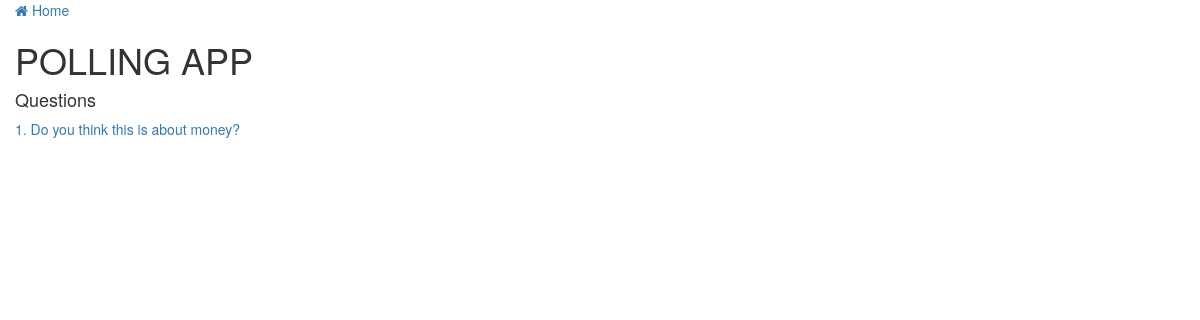
The page /polls/ on the database as committed earlier.
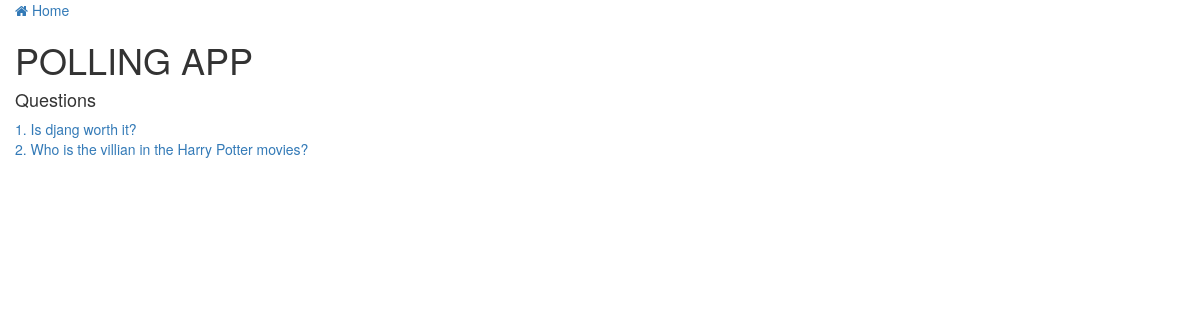
The same page on the database as committed later.
### polls/models.py (models this page shows, shortened)
class Question(models.Model):
    question_text = models.CharField(max_length=255)
    pub_date = models.DateTimeField('Date Published')
    class Meta:
        ordering = ['-pub_date', 'question_text', ]

### polls/views.py (the view)
# urls.py: path('', views.IndexView.as_view(), name='index'),
class IndexView(generic.ListView):
    template_name = 'polls/index.html'
    model = models.Question
    def get_queryset(self, *args, **kwargs):
        return self.model.objects.filter(
            pub_date__lte=timezone.now()
        ).exclude(choice__isnull=True).order_by('-pub_date')[:5]

### polls/templates/polls/index.html
{% extends 'base.html' %}
{% block page_main %}
<div class="container-fluid">
    <h1>POLLING APP</h1>
    <h4>Questions</h4>
    <ul class="list-unstyled">
      {% for question in question_list %}
      <li>
        <a href="{% url 'polls:poll-detail' question.id %}">{{ forloop.counter }}. {{ question.question_text }}</a>
      </li>
      {% empty %}
      <p>No polls are available</p>
      {% endfor %}
    </ul>
</div>
{% endblock page_main %}

Rows that differ between the two databases and show on the page:
removed Question: question_text "Do you think this is about money?"
added Question: question_text "Is djang worth it?"
added Question: question_text "Who is the villian in the Harry Potter movies?"
